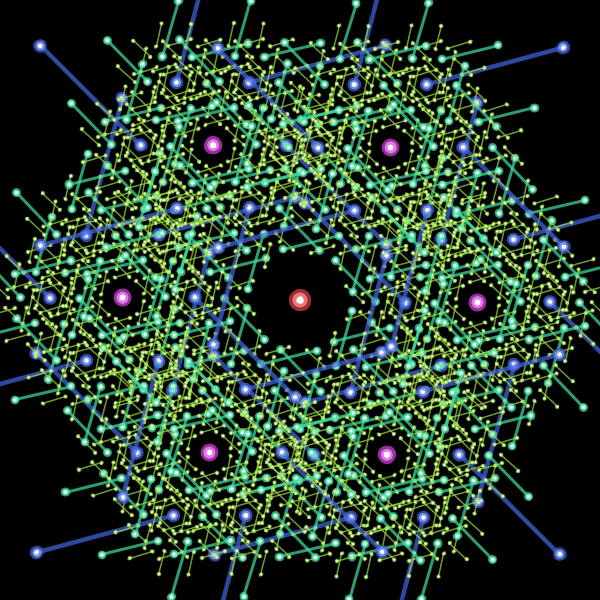
Frame 1 (no input)
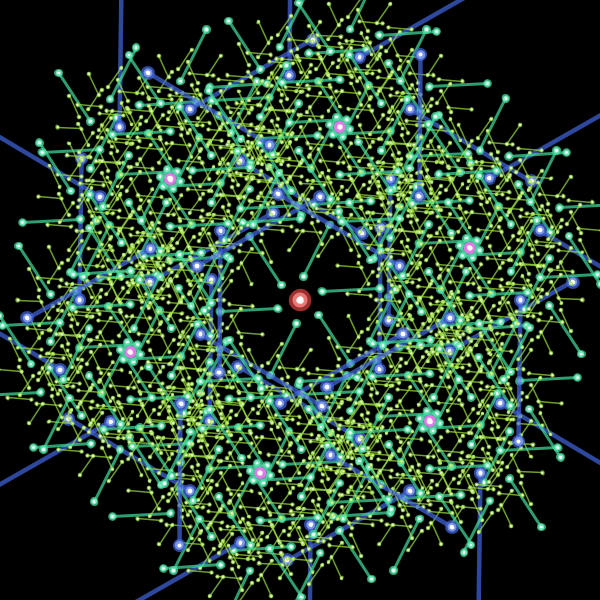
Frame 60 (the mouse pressed at the canvas centre just before this capture)
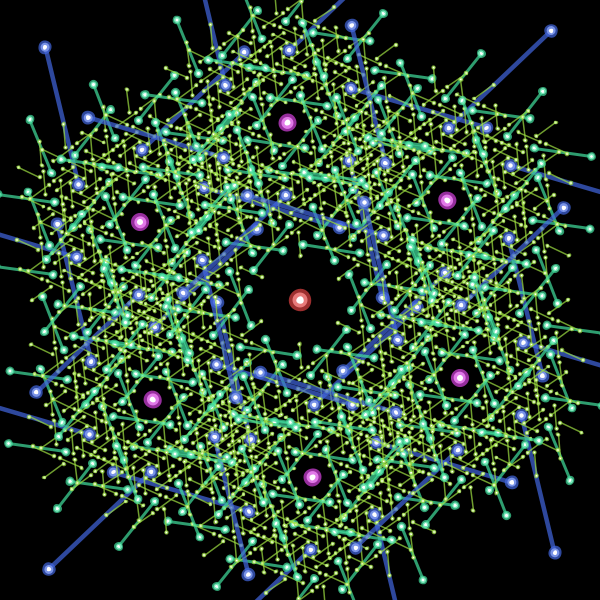
Frame 120 (the mouse held since frame 60 and released just before this capture)

The Processing sketch that drew these frames (run headless with seeded random() and noise(); from frame 60 on, the mouse is pressed at the canvas centre):

// Processing sketch: processing_154660
// ── processing_154660.pde

/*
 * Creative Coding
 * Week 6, 01 - Recursive funtions
 * by Jon McCormack
 * Copyright (c) 2014 Monash University
 *
 * This sketch demonstrates a recursive function to draw circles within circles.
 * my variation: Michal Huller
 */

float ratio = sqrt(6);  // size ratio of circles
int division = 6; // number of circles inside each circle

void setup() {
  size(600, 600);
  noStroke();
  colorMode(HSB);
}

void draw() {
  background(0);
  translate(width/2, height/2); // move to the middle of the screen
  drawCircle(height/2, 5); // draw the recursive circle
}

/*
 * drawCircle
 * recursive function that draws a circle
 * then draws 'division' circles inside that circle
 *
 */
void drawCircle(float radius, int level) {                    
  float tt = 10 + 200 * level/4.0;
  float wi = 6*level/2;
  stroke(tt,180,222, 180);
  strokeWeight(wi/2);

  // draw the circle
  if (level <4)
  line(0,0,radius*2, radius*2);
  
  ellipse(0,0, wi, wi);
  ellipse(radius*2, radius*2, wi, wi);
  //ellipse(0, 0, radius*2, radius*2);      
  if (level > 1) {
    level = level - 1;

    // draw the inner circles
    for (int i = 0; i < division; ++i) {  
      pushMatrix();
      float mult = (level % 2 == 1) ? -1 : 1;
      rotate(mult * frameCount / (20.0 * level) + TWO_PI/division * i);
      translate(radius - radius/ratio, 0);
      drawCircle(radius/ratio, level);
      popMatrix();
    }
  }
}
